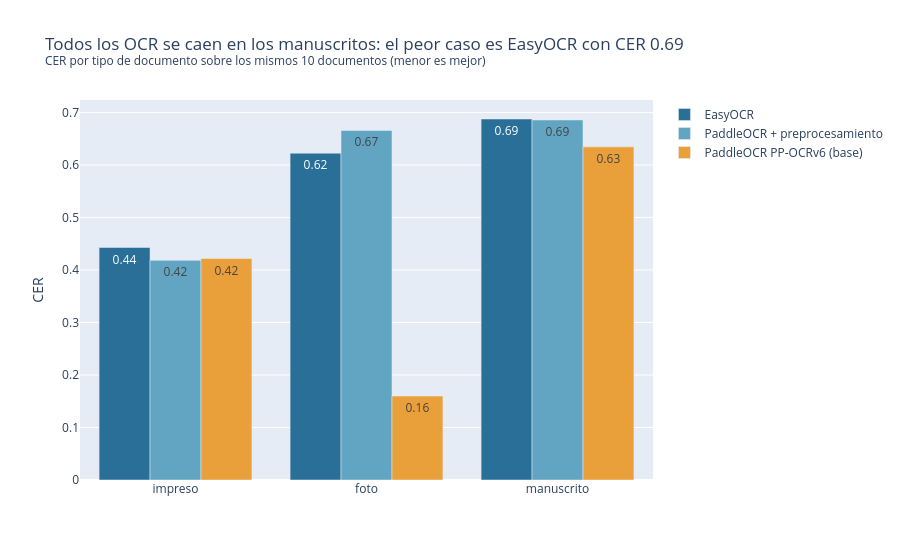

Here is the notebook cell this chart was saved with:
### Code cell
g = ev_ocr.assign(modelo=ev_ocr["modelo"].map(MODELOS_OCR)).groupby(["tipo", "modelo"]).apply(cer_modelo).rename("CER").reset_index()
peor = g.loc[g["CER"].idxmax()]
fig = px.bar(g, x="tipo", y="CER", color="modelo", barmode="group", text_auto=".2f",
             category_orders={"tipo": ["impreso", "foto", "manuscrito"]}, color_discrete_sequence=["#2a6f97", "#61a5c2", "#e9a03b"],
             title=(f"Todos los OCR se caen en los manuscritos: el peor caso es {peor['modelo']} con CER {peor['CER']:.2f}"
                    "<br><sup>CER por tipo de documento sobre los mismos 10 documentos (menor es mejor)</sup>"))
fig.update_layout(xaxis_title="", yaxis_title="CER", legend_title="")
fig.show()

### Figure 1 — Plotly figure (JSON) as saved in the notebook; plotly's stock layout.template omitted (floating-point values rounded to 4 significant figures)
{"data": [{"alignmentgroup": "True", "hovertemplate": "modelo=EasyOCR<br>tipo=%{x}<br>CER=%{y}<extra></extra>", "legendgroup": "EasyOCR", "marker": {"color": "#2a6f97", "pattern": {"shape": ""}}, "name": "EasyOCR", "offsetgroup": "EasyOCR", "orientation": "v", "showlegend": true, "textposition": "auto", "texttemplate": "%{y:.2f}", "type": "bar", "x": ["foto", "impreso", "manuscrito"], "xaxis": "x", "y": [0.6224, 0.4428, 0.6875], "yaxis": "y"}, {"alignmentgroup": "True", "hovertemplate": "modelo=PaddleOCR + preprocesamiento<br>tipo=%{x}<br>CER=%{y}<extra></extra>", "legendgroup": "PaddleOCR + preprocesamiento", "marker": {"color": "#61a5c2", "pattern": {"shape": ""}}, "name": "PaddleOCR + preprocesamiento", "offsetgroup": "PaddleOCR + preprocesamiento", "orientation": "v", "showlegend": true, "textposition": "auto", "texttemplate": "%{y:.2f}", "type": "bar", "x": ["foto", "impreso", "manuscrito"], "xaxis": "x", "y": [0.6656, 0.4183, 0.6856], "yaxis": "y"}, {"alignmentgroup": "True", "hovertemplate": "modelo=PaddleOCR PP-OCRv6 (base)<br>tipo=%{x}<br>CER=%{y}<extra></extra>", "legendgroup": "PaddleOCR PP-OCRv6 (base)", "marker": {"color": "#e9a03b", "pattern": {"shape": ""}}, "name": "PaddleOCR PP-OCRv6 (base)", "offsetgroup": "PaddleOCR PP-OCRv6 (base)", "orientation": "v", "showlegend": true, "textposition": "auto", "texttemplate": "%{y:.2f}", "type": "bar", "x": ["foto", "impreso", "manuscrito"], "xaxis": "x", "y": [0.1598, 0.4218, 0.6345], "yaxis": "y"}], "layout": {"barmode": "group", "legend": {"title": {"text": ""}, "tracegroupgap": 0}, "title": {"text": "Todos los OCR se caen en los manuscritos: el peor caso es EasyOCR con CER 0.69<br><sup>CER por tipo de documento sobre los mismos 10 documentos (menor es mejor)</sup>"}, "xaxis": {"anchor": "y", "categoryarray": ["impreso", "foto", "manuscrito"], "categoryorder": "array", "domain": [0.0, 1.0], "title": {"text": ""}}, "yaxis": {"anchor": "x", "domain": [0.0, 1.0], "title": {"text": "CER"}}}}
